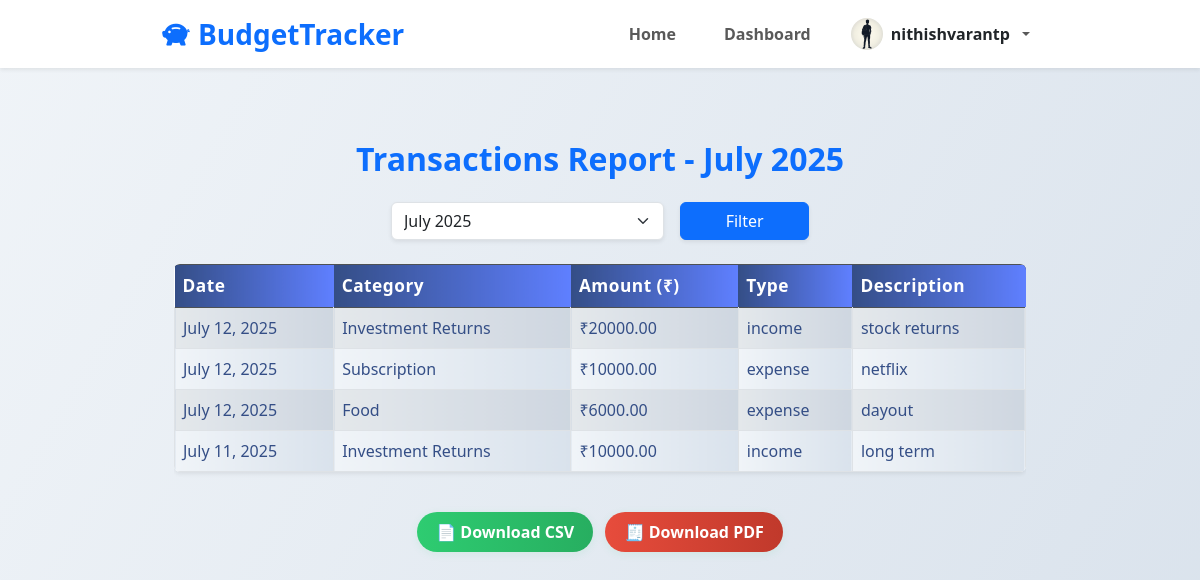
The app's page /reports/ (signed in) with its own data.
### tracker_app/models.py (models this page shows, shortened)
class Profile(models.Model):
    user = models.OneToOneField(User, on_delete=models.CASCADE)
    avatar = models.ImageField(upload_to='avatars/', blank=True, null=True)
    @property
    def avatar_url(self):
        if self.avatar:
            return self.avatar.url
        return ''

class Transaction(models.Model):
    TRANSACTION_TYPES = [
        ('income', 'Income'),
        ('expense', 'Expense'),
    ]
    user = models.ForeignKey(User, on_delete=models.CASCADE)
    amount = models.DecimalField(max_digits=10, decimal_places=2)
    category = models.CharField(max_length=100)
    transaction_type = models.CharField(max_length=10, choices=TRANSACTION_TYPES)
    description = models.TextField(blank=True)
    date = models.DateField()

### tracker_app/views.py (the view)
# urls.py: path('reports/', reports_view, name='reports'),
@login_required(login_url='login')
def reports_view(request):
    month_label = request.GET.get("month", datetime.now().strftime("%B %Y"))
    try:
        selected_month = datetime.strptime(month_label, "%B %Y").month
        selected_year = datetime.strptime(month_label, "%B %Y").year
    except ValueError:
        selected_month = datetime.now().month
        selected_year = datetime.now().year
        month_label = datetime.now().strftime("%B %Y")
    all_transactions = Transaction.objects.filter(user=request.user)
    transactions = all_transactions.filter(date__month=selected_month, date__year=selected_year)
    months = sorted(set(t.date.strftime("%B %Y") for t in all_transactions), reverse=True)
    return render(request, "reports.html", {
        "transactions": transactions,
        "months": months,
        "selected_month": month_label,
    })

### tracker_app/templates/reports.html (shortened to what this page needs)
{% extends "base.html" %}
{% block content %}
<div class="container py-5">
  <h2 class="text-center mb-4 fw-bold text-primary">Transactions Report - {{ selected_month }}</h2>
  <form method="get" class="row g-3 justify-content-center mb-4">
    <div class="col-md-4">
      <select name="month" class="form-select shadow-sm">
        {% for month in months %}
          <option value="{{ month }}" {% if month == selected_month %}selected{% endif %}>
            {{ month }}
          </option>
        {% endfor %}
      </select>
    </div>
    <div class="col-md-2">
      <button type="submit" class="btn btn-primary w-100 shadow-sm">Filter</button>
    </div>
  </form>
  <div class="table-responsive animate-fade-in">
    <table class="table table-bordered table-striped table-hover shadow-sm rounded">
      <thead class="table-dark">
        <tr>
          <th>Date</th>
          <th>Category</th>
          <th>Amount (₹)</th>
          <th>Type</th>
          <th>Description</th>
        </tr>
      </thead>
      <tbody>
        {% for t in transactions %}
        <tr class="{% if t.transaction_type == 'Income' %}row-income{% elif t.transaction_type == 'Expense' %}row-expense{% else %}row-other{% endif %}">
          <td>{{ t.date }}</td>
          <td>{{ t.category }}</td>
          <td>₹{{ t.amount }}</td>
          <td>{{ t.transaction_type }}</td>
          <td>{{ t.description }}</td>
        </tr>
        {% empty %}
        <tr>
          <td colspan="5" class="text-center text-muted">No transactions found.</td>
        </tr>
        {% endfor %}
      </tbody>
    </table>
  </div>
  <div class="text-center mt-4">
    <a href="{% url 'export_report_csv' %}?month={{ selected_month }}" class="btn btn-outline-success me-2">📄 Download CSV</a>
    <a href="{% url 'export_report_pdf' %}?month={{ selected_month }}" class="btn btn-outline-danger">🧾 Download PDF</a>
  </div>
</div>
{% endblock %}

### tracker_app/templates/base.html (shortened to what this page needs)
<!DOCTYPE html>
<html lang="en">
<head>
  <link href="https://cdn.jsdelivr.net/npm/bootstrap@5.3.3/dist/css/bootstrap.min.css" rel="stylesheet" />
  <link href="https://cdn.jsdelivr.net/npm/bootstrap-icons@1.10.5/font/bootstrap-icons.css" rel="stylesheet" />
</head>
<body>
<nav class="navbar navbar-expand-lg navbar-light bg-white shadow-sm sticky-top">
  <div class="container">
    <a class="navbar-brand fw-bold fs-3 text-primary" href="{% url 'home' %}">
      <i class="bi bi-piggy-bank-fill me-2"></i>BudgetTracker
    </a>
    <div class="collapse navbar-collapse" id="navbarContent">
      <ul class="navbar-nav ms-auto align-items-center gap-3">
        <li class="nav-item">
          <a class="nav-link fw-semibold fs-6 px-3 py-2 rounded
             {% if request.path == '/' %}active-link{% endif %}"
             href="{% url 'home' %}">Home</a>
        </li>
        {% if user.is_authenticated %}
          <li class="nav-item">
            <a class="nav-link fw-semibold fs-6 px-3 py-2 rounded
               {% if request.path == '/dashboard/' %}active-link{% endif %}"
               href="{% url 'dashboard' %}">Dashboard</a>
          </li>
          <li class="nav-item dropdown">
            <a
              class="nav-link dropdown-toggle d-flex align-items-center gap-2"
              href="#"
              id="userDropdown"
              role="button"
              data-bs-toggle="dropdown"
              aria-expanded="false"
            >
              <img
                src="{{ user.profile.avatar_url|default:'/static/default-avatar.png' }}"
                alt="User Avatar"
                class="rounded-circle"
                width="32"
                height="32"
              />
              <span class="fw-semibold text-dark">{{ user.username }}</span>
            </a>
          </li>
        {% endif %}
      </ul>
    </div>
  </div>
</nav>
<div class="container mt-4">
  {% block content %}{% endblock %}
</div>
</body>
</html>

### tracker_app/templates/base.html (style rules this page uses)
body { font-family: 'Nunito', sans-serif; background-color: #f8f9fb; }
nav.navbar { box-shadow: 0 4px 10px rgb(0 0 0 / 0.1); }

### tracker_app/templates/reports.html (style rules this page uses)
.animate-fade-in { opacity: 0; animation: fadeIn 1s ease forwards; }
body { background: linear-gradient(120deg, #f0f4f8 0%, #d9e2ec 100%); font-family: 'Segoe UI', Tahoma, Geneva, Verdana, sans-serif; min-height: 100vh; }
.container { max-width: 900px; }
table { background: rgba(255,255,255,0.92); border-radius: 16px; box-shadow: 0 8px 32px rgba(52, 78, 134, 0.10), 0 2px 8px rgba(52, 78, 134, 0.08); overflow: hidden; margin-bottom: 0; }
thead th { background: linear-gradient(90deg, #344e86 0%, #5f7fff 100%); color: #fff; border: none; font-size: 1.08rem; font-weight: 700; letter-spacing: 0.5px; }
tbody tr { transition: background 0.2s, transform 0.2s; }
.row-other td { background: linear-gradient(90deg, #f0f4f8 0%, #d9e2ec 100%); color: #344e86; }
.btn-outline-success, .btn-outline-danger { border: none; font-weight: 700; border-radius: 35px; padding: 0.5rem 1.2rem; box-shadow: 0 2px 8px rgba(46, 204, 113, 0.10); transition: background 0.3s, box-shadow 0.3s, color 0.2s; }
.btn-outline-success { background: linear-gradient(90deg, #2ecc71 0%, #27ae60 100%); color: #fff; }
.btn-outline-danger { background: linear-gradient(90deg, #e74c3c 0%, #c0392b 100%); color: #fff; }

### records on screen
Transaction: date "July 12, 2025", category "Investment Returns", amount "20000.00", transaction_type "income", description "stock returns"
Transaction: date "July 12, 2025", category "Subscription", amount "10000.00", transaction_type "expense", description "netflix"
Transaction: date "July 12, 2025", category "Food", amount "6000.00", transaction_type "expense", description "dayout"
Transaction: date "July 11, 2025", category "Investment Returns", amount "10000.00", transaction_type "income", description "long term"

### other values on screen
{{ user.username }} "nithishvarantp"
{{ selected_month }} "July 2025"
form field month "July 2025"
